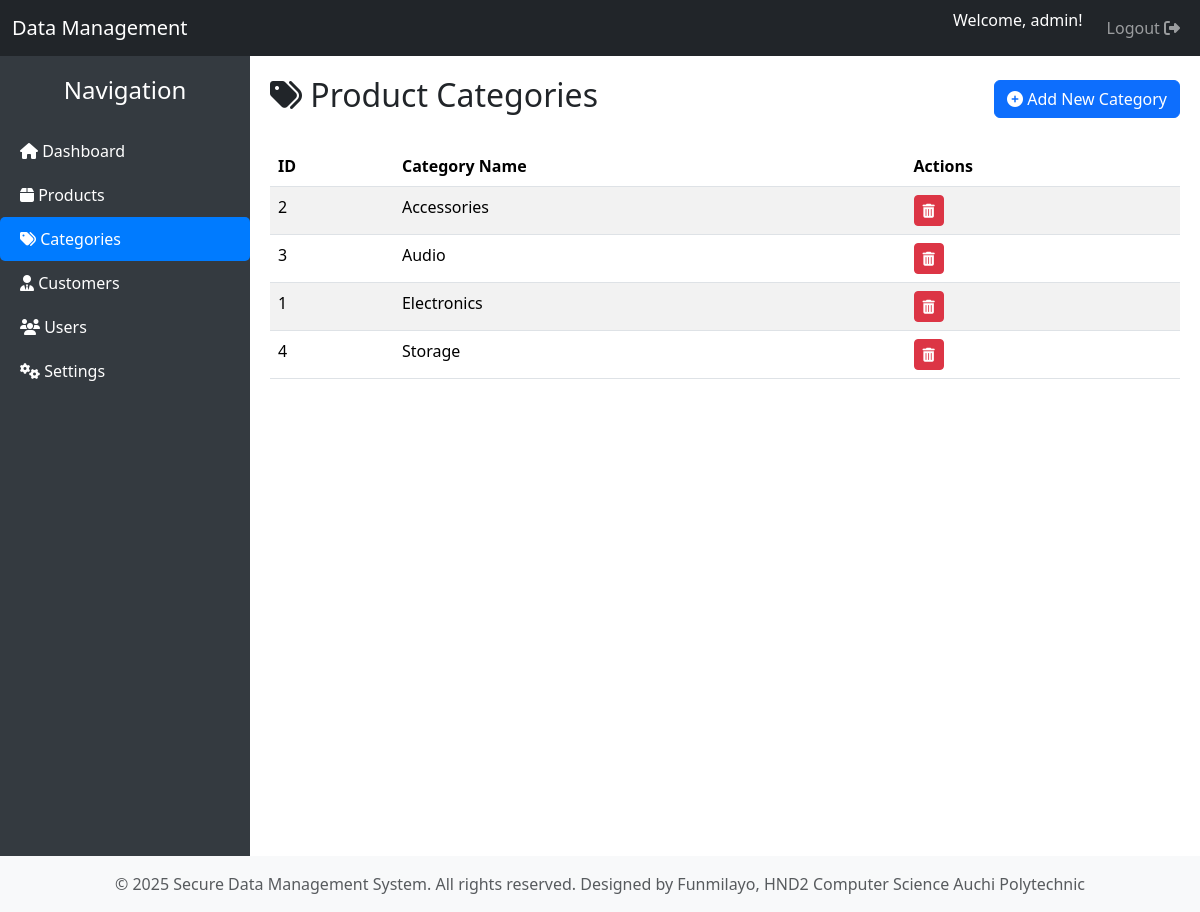
The app's page /categories.php (signed in) with its own data.
### tables this page shows
CREATE TABLE `categories` (
  `category_id` int(11) NOT NULL,
  `category_name` varchar(100) NOT NULL
);

### data_functions.php (called while the page is built, shortened)
<?php
function getAllCategories($conn) {
    $sql = "SELECT * FROM categories ORDER BY category_name ASC";
    $result = $conn->query($sql);
    $categories = [];
    if ($result->num_rows > 0) {
        while($row = $result->fetch_assoc()) {
            $categories[] = $row;
        }
    }
    return $categories;
}
?>

### categories.php (the view, shortened to what this page needs)
<?php
include 'includes/header.php';
require_once 'config/db.php';
require_once 'functions/data_functions.php';
$categories = getAllCategories($conn);
?>
<div class="d-flex justify-content-between align-items-center mb-4">
    <h2><i class="fas fa-tags"></i> Product Categories</h2>
    <a href="category_add.php" class="btn btn-primary"><i class="fas fa-plus-circle"></i> Add New Category</a>
</div>
<div class="table-responsive">
    <table class="table table-striped table-hover">
        <thead class="thead-dark">
            <tr>
                <th>ID</th>
                <th>Category Name</th>
                <th>Actions</th>
            </tr>
        </thead>
        <tbody>
            <?php if (!empty($categories)): ?>
                <?php foreach ($categories as $category): ?>
                    <tr>
                        <td><?php echo htmlspecialchars($category['category_id']); ?></td>
                        <td><?php echo htmlspecialchars($category['category_name']); ?></td>
                        <td>
                            <a href="category_delete.php?id=<?php echo $category['category_id']; ?>" class="btn btn-sm btn-danger" onclick="return confirm('Are you sure you want to delete this category?');" title="Delete"><i class="fas fa-trash-alt"></i></a>
                        </td>
                    </tr>
                <?php endforeach; ?>
            <?php else: ?>
                <tr>
                    <td colspan="3" class="text-center">No categories found.</td>
                </tr>
            <?php endif; ?>
        </tbody>
    </table>
</div>
<?php include 'includes/footer.php'; ?>

### header.php (style rules this page uses)
body { display: flex; min-height: 100vh; flex-direction: column; }

### records on screen
categories: category_id "2", category_name "Accessories"
categories: category_id "3", category_name "Audio"
categories: category_id "1", category_name "Electronics"
categories: category_id "4", category_name "Storage"

### other values on screen
$_SESSION['username'] "admin"
